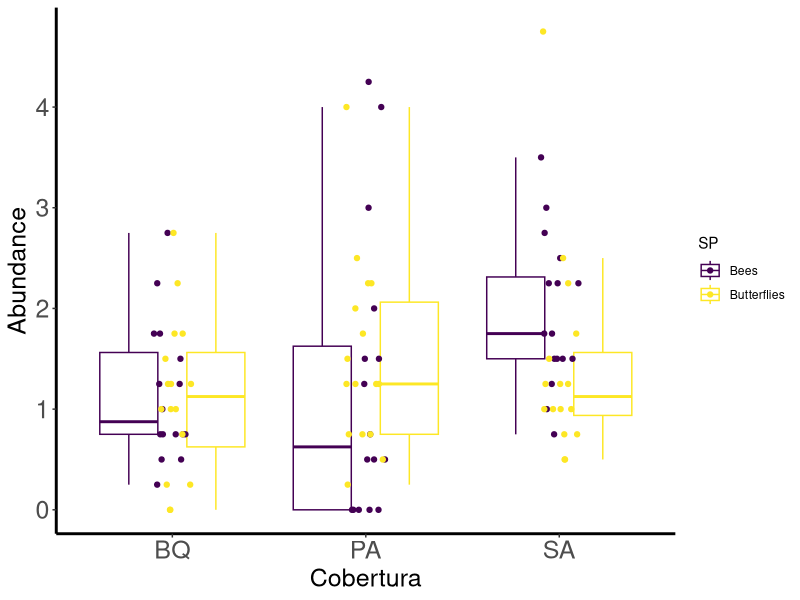

Source code (R): (Note: this script raises an error after producing the figure.)
library(ggplot2) # Create Elegant Data Visualisations Using the Grammar of Graphics CRAN v3.5.0
library(cowplot) # Streamlined Plot Theme and Plot Annotations for 'ggplot2' CRAN v1.1.3
library(ggrepel) # Automatically Position Non-Overlapping Text Labels with 'ggplot2' CRAN v0.9.5

o <- read.csv("GLM_Copros.csv", header = T, sep = ";")
o <- read.csv("GLM_Mariposas.csv", header = T, sep = ";")
o <- read.csv("GLM_Abejas.csv", header = T, sep = ";")
o <- read.csv("GLM_Total.csv", header = T, sep = ";")


o$Cobertura <- factor(o$Cobertura,
                      levels = c("BQ", "PA", "SA"), ordered = TRUE)

o$SP <- factor(o$SP,
                      levels = c("Bees", "Butterflies", "Beetles"), 
               ordered = TRUE)

# Plot (A) Abundancia ---------------------------------------------------------
a2 <- ggplot(o, aes(x = Cobertura, y = Abundancia, color = SP))+
        geom_boxplot(width = 0.6, outlier.shape = NA, 
                     position=position_dodge(width = 0.9))+
        theme(axis.title.x = element_blank())+
        theme(axis.text.x = element_blank())+
        scale_y_continuous("Abundance")+
        geom_jitter(position = position_jitter(width = .1, height = 0))+
        theme(axis.text.x = element_text(size = 18))+
        theme(axis.title.x = element_text(size = 18))+
        theme(axis.text.y = element_text(size = 18))+
        theme(axis.title.y = element_text(size = 18))+
        theme(panel.border = element_blank(), panel.grid.major = element_blank(),
              panel.grid.minor = element_blank(), 
              axis.line = element_line(colour = "black", size = 1))+
        theme(panel.background = element_blank())
        theme(legend.position = "none")
        annotate("text", label = "A", size = 6, x = 1, y = 3)+
        annotate("text", label = "A", size = 6, x = 2, y = 4.5)+
        annotate("text", label = "A", size = 6, x = 3, y = 4)
a2

# Plot (B) Especies -----------------------------------------------------------
b2 <- ggplot(o, aes(x = Cobertura, y = Especies))+
        geom_boxplot(width = 0.6)+
        theme(axis.title.x = element_blank())+
        theme(axis.text.x = element_blank())+
        scale_y_continuous("Número de especies")+
        theme(axis.text.x = element_text(size = 18))+
        theme(axis.title.x = element_text(size = 18))+
        theme(axis.text.y = element_text(size = 18))+
        theme(axis.title.y = element_text(size = 18))+
        theme(panel.border = element_blank(), panel.grid.major = element_blank(),
              panel.grid.minor = element_blank(), 
              axis.line = element_line(colour = "black", linewidth = 1))+
        theme(panel.background = element_blank())+ 
        theme(legend.position = "none")+ 
        annotate("text", label = "A", size = 6, x = 1, y = 2)+
        annotate("text", label = "A", size = 6, x = 2, y = 2)+
        annotate("text", label = "B", size = 6, x = 3, y = 2.5)
b2

# Plot (C) Longitud --------------------------------------------------------
ca2 <- ggplot(o, aes(x = Cobertura, y = Longitud))+
  geom_boxplot(width = 0.6)+
  theme(axis.title.x = element_blank())+
  scale_y_continuous("Longitud ponderada (mm)")+
  theme(axis.text.x = element_text(size = 18))+
  theme(axis.title.x = element_text(size = 18))+
  theme(axis.text.y = element_text(size = 18))+
  theme(axis.title.y = element_text(size = 18))+
  theme(panel.border = element_blank(), panel.grid.major = element_blank(),
        panel.grid.minor = element_blank(), 
        axis.line = element_line(colour = "black", size = 1))+
  theme(panel.background = element_blank())+ 
  theme(legend.position = "none")+ 
  annotate("text", label = "A", size = 6, x = 1, y = 18)+
  annotate("text", label = "A", size = 6, x = 2, y = 20)+
  annotate("text", label = "B", size = 6, x = 3, y = 12)
ca2

# Plot (D) Biomasa -------------------------------------------------------
d2 <- ggplot(o, aes(x = Cobertura, y = Biomasa))+
  geom_boxplot(width = 0.6)+
  theme(axis.title.x = element_blank())+
  theme(axis.text.x = element_blank())+
  scale_y_continuous("Biomasa total (g)")+
  theme(axis.text.x = element_text(size = 18))+
  theme(axis.title.x = element_text(size = 18))+
  theme(axis.text.y = element_text(size = 18))+
  theme(axis.title.y = element_text(size = 18))+
  theme(panel.border = element_blank(), panel.grid.major = element_blank(),
        panel.grid.minor = element_blank(), 
        axis.line = element_line(colour = "black", size = 1))+
  theme(panel.background = element_blank())+ 
  theme(legend.position = "none")+ 
  annotate("text", label = "A", size = 6, x = 1, y = 16)+
  annotate("text", label = "B", size = 6, x = 2, y = 4)+
  annotate("text", label = "B", size = 6, x = 3, y = 5)
d2

# Plots -------------------------------------------------------------------

##generate multiple plot
final_plot2 <- plot_grid(a2, b2, ca2, d2,
                        labels=c('A', 'B', 'C', 'D'),
                        align='vh', ncol = 2, nrow = 2)
png("grafica2.png", width = 1800, height = 1800, res = 130)
print(final_plot2)
dev.off()
